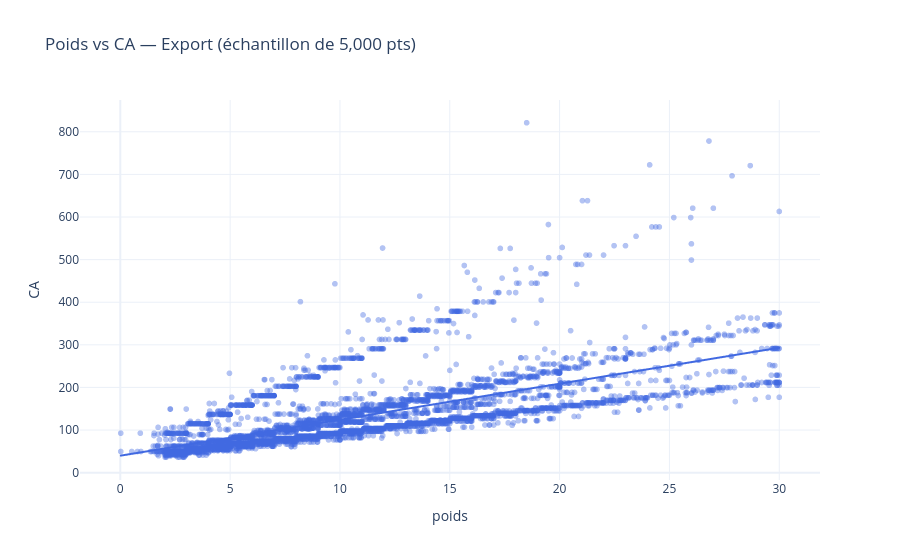

Source (notebook cell):
### Code cell
# 1.6 Relation Poids / CA
if HAS_CA:
    poids_col = find_col(raw, "poids")
    ca_col = find_col(raw, "ca") or find_col(raw, "chiffre", "affaires")
    sample = raw[[poids_col, ca_col]].dropna().sample(min(5000, len(raw)), random_state=RANDOM_STATE)
    fig = px.scatter(sample, x=poids_col, y=ca_col, opacity=0.4, trendline="ols",
                     title=f"Poids vs CA — {DATASET_NAME} (échantillon de {len(sample):,} pts)",
                     color_discrete_sequence=["royalblue"])
    fig.update_layout(template="plotly_white")
    fig.show()
    corr = raw[[poids_col, ca_col]].corr().iloc[0, 1]
    print(f"Corrélation linéaire Poids/CA : {corr:.3f}")
else:
    print("→ Pas de colonne CA disponible — relation Poids/CA non applicable.")

### Figure 1 — Plotly figure (JSON) as saved in the notebook; plotly's stock layout.template omitted (floating-point values rounded to 4 significant figures; data arrays with more than 128 entries replaced by an {"elided": "..."} marker saying what was removed)
{"data": [{"hovertemplate": "poids=%{x}<br>CA=%{y}<extra></extra>", "legendgroup": "", "marker": {"color": "royalblue", "opacity": 0.4, "symbol": "circle"}, "mode": "markers", "name": "", "showlegend": false, "type": "scattergl", "x": {"elided": "5000 float values"}, "xaxis": "x", "y": {"elided": "5000 float values"}, "yaxis": "y"}, {"hovertemplate": "<b>OLS trendline</b><br>CA = 8.44689 * poids + 39.7598<br>R<sup>2</sup>=0.458243<br><br>poids=%{x}<br>CA=%{y} <b>(trend)</b><extra></extra>", "legendgroup": "", "marker": {"color": "royalblue", "symbol": "circle"}, "mode": "lines", "name": "", "showlegend": false, "type": "scattergl", "x": {"elided": "5000 float values"}, "xaxis": "x", "y": {"elided": "5000 float values"}, "yaxis": "y"}], "layout": {"legend": {"tracegroupgap": 0}, "title": {"text": "Poids vs CA — Export (échantillon de 5,000 pts)"}, "xaxis": {"anchor": "y", "domain": [0, 1], "title": {"text": "poids"}}, "yaxis": {"anchor": "x", "domain": [0, 1], "title": {"text": "CA"}}}}
